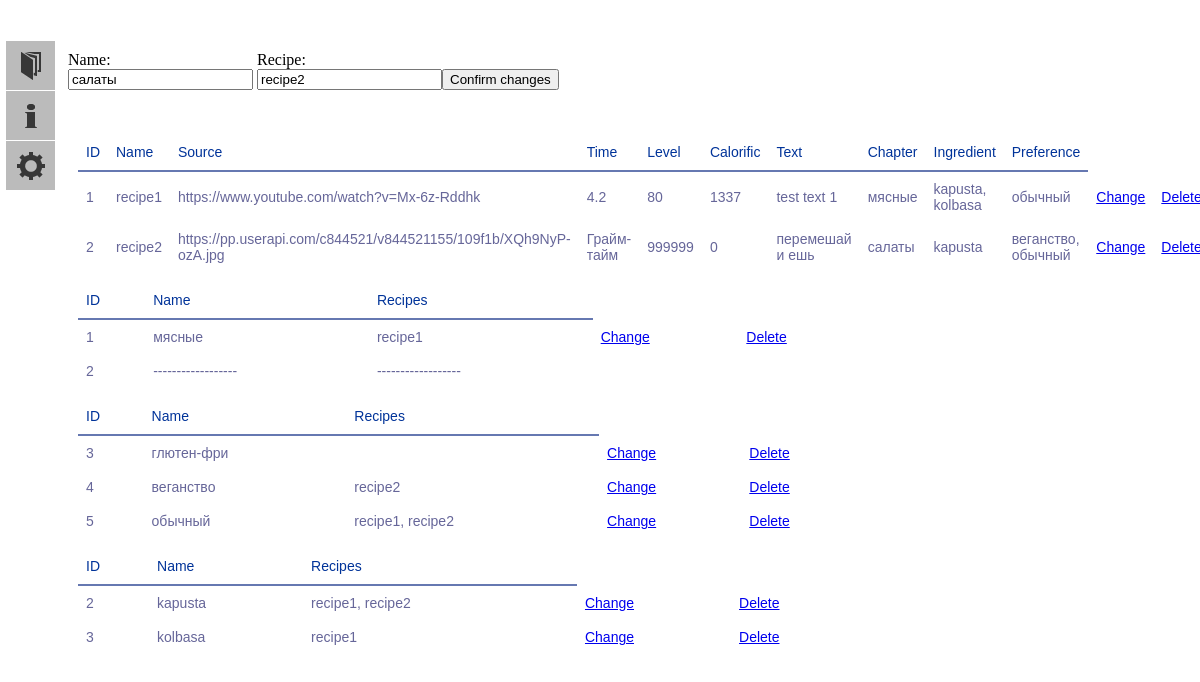
The page /change/chapter/2 on the database its author committed.
### models.py (models this page shows, shortened)
class Chapter(db.Model):
    id = db.Column(db.Integer, primary_key=True)
    name = db.Column(db.TEXT(16), index=True, unique=True)
    recipes = db.relationship("Recipe")
    def get_item(self, i):
        return {
            0: self.id,
            1: self.name,
            2: ", ".join('{}'.format(x.name) for x in self.recipes)
        }[i]
    def __iter__(self):
        return (self.get_item(i) for i in range(0, 3))

class Recipe(db.Model):
    id = db.Column(db.Integer, primary_key=True)
    name = db.Column(db.TEXT(512), index=True)
    source = db.Column(db.TEXT(512))
    time = db.Column(db.String(32))
    level = db.Column(db.INT)
    calorific = db.Column(db.INT)
    text = db.Column(db.TEXT(8192))
    chapter_id = db.Column(db.Integer, db.ForeignKey("chapter.id", ondelete='CASCADE'), index=True)
    rec_ingr = db.relationship("RecipeIngredient", back_populates='recipes', cascade='all')
    rec_pref = db.relationship("RecipePreference", back_populates='recipes', cascade='all')
    def get_item(self, index):
        return {
            0: str(self.id),
            1: str(self.name),
            2: str(self.source),
            3: str(self.time),
            4: str(self.level),
            5: str(self.calorific),
            6: str(self.text),
            7: ', '.join(list('{}'.format(Chapter.query.get(x.id).name)
                              for x in Chapter.query.filter_by(id=self.chapter_id).all())),
            8: ', '.join(list('{}'.format(Ingredient.query.get(x.ingredient_id).name)
                              for x in RecipeIngredient.query.filter_by(recipe_id=self.id).all())),
            9: ', '.join(list('{}'.format(Preference.query.get(x.preference_id).name)
                              for x in RecipePreference.query.filter_by(recipe_id=self.id).all()))
        }[index]
    def __iter__(self):
        return (self.get_item(i) for i in range(0, 10))

class Preference(db.Model):
    id = db.Column(db.Integer, primary_key=True)
    name = db.Column(db.TEXT(16), index=True)
    rec_pref = db.relationship("RecipePreference", back_populates='preferences', cascade='all')
    def get_item(self, i):
        return {
            0: self.id,
            1: self.name,
            2: ', '.join(map(str, list('{}'.format(Recipe.query.get(x.recipe_id).name)
                                       for x in RecipePreference.query.filter_by(preference_id=self.id).all())))
        }[i]
    def __iter__(self):
        return (self.get_item(i) for i in range(0, 3))

class Ingredient(db.Model):
    id = db.Column(db.Integer, primary_key=True)
    name = db.Column(db.TEXT(16), index=True)
    rec_ingr = db.relationship("RecipeIngredient", back_populates='ingredients', cascade='all')
    def get_item(self, i):
        return{
            0: self.id,
            1: self.name,
            2: ', '.join(map(str, list('{}'.format(Recipe.query.get(x.recipe_id).name)
                                       for x in RecipeIngredient.query.filter_by(ingredient_id=self.id).all())))
        }[i]
    def __iter__(self):
        return (self.get_item(i) for i in range(0, 3))

### app.py (the view)
@app.route('/change/<chtype>/<changing>', methods=['GET', 'POST'])
def change(changing, chtype):
    try:
        contents_dict = {
            "chapter": Chapter.query.all(),
            "recipe": Recipe.query.all(),
            "ingredient": Ingredient.query.all(),
            "preference": Preference.query.all()
        }
        form = form_dict[chtype]
        form = form()
        if form.validate_on_submit():
            form.create_instance(_id=changing)
            flash('{} changed successfully'.format(chtype.capitalize()))
            return redirect(url_for('index'))
        for i in range(len(form)):
            form.get_item(i).data = instance_dict[chtype].query.get(int(changing)).get_item(i)
        return render_template("change.html", form=form, index=int(changing), chtype=chtype, contents_dict=contents_dict,
                               statistics_dict=statistics_dict)
    except Exception:
        flash("An Error while Changing")
        return redirect(url_for('index'))

### forms.py (shortened to what this page needs)
class ChapterForm(Finder):
    recipe = StringField('recipe', validators=[Regexp(".*")])

### forms.py (called while the page is built)
    def get_item(self, i):
        return {
            0: self.id,
            1: self.name,
            2: self.recipe
        }[i]

    def __len__(self):
        return 3

### templates/change.html (shortened to what this page needs)
{% extends "base.html" %}
{% block form %}
<form action="" method="post" name="find">
    <div class="change">
    <p class="change">
        Name:<br>
        {{ form.name }}<br>
        <br>
    </p>
    {% if chtype=='recipe' %}
        <p class="change">
            Source:<br>
            {{ form.source }}<br>
            {% for error in form.errors.source %}
                <span class="error">[{{error}}]</span>
            {% endfor %}<br>
        </p>
        <p class="change">
            Time:<br>
            {{ form.time }}<br>
            {% for error in form.errors.time %}
                <span class="error">[{{error}}]</span>
            {% endfor %}<br>
        </p>
        <p class="change">
            Level:<br>
            {{ form.level }}<br>
            {% for error in form.errors.level %}
                <span class="error">[{{error}}]</span>
            {% endfor %}<br>
        </p>
        <p class="change">
            Calorific:<br>
            {{ form.calorific }}<br>
            {% for error in form.errors.calorific %}
                <span class="error">[{{error}}]</span>
            {% endfor %}<br>
        </p>
        <p class="change">
            Chapter:<br>
            {{ form.chapter }}<br>
            {% for error in form.errors.chapter %}
                <span class="error">[{{error}}]</span>
            {% endfor %}<br>
        </p>
        <p class="change">
            Preference:<br>
            {{ form.preferences }}<br>
            {% for error in form.errors.preference %}
                <span class="error">[{{error}}]</span>
            {% endfor %}<br>
        </p>
        <p class="change">
            Ingredients:<br>
            {{ form.ingredients }}<br>
            {% for error in form.errors.ingredients %}
                <span class="error">[{{error}}]</span>
            {% endfor %}<br>
        </p>
        <p class="change">
            Text:<br>
            {{ form.text }}<br>
            {% for error in form.errors.text %}
                <span class="error">[{{error}}]</span>
            {% endfor %}<br>
        </p>
        <p class="change button-recipe">
            <input type="submit" class="" value="Confirm changes">
        </p>
    {% else %}
        <p class="change">
            Recipe:<br>
            {{ form.recipe }}<br>
            <br>
        </p>
        <p class="change button">
            <input type="submit" class="" value="Confirm changes">
        </p>
    {% endif %}
    </div>
</form>
<table class="recipe">
<tr><th>ID</th><th>Name</th><th>Source</th><th>Time</th><th>Level</th><th>Calorific</th><th>Text</th><th>Chapter</th>
    <th>Ingredient</th><th>Preference</th></tr>
{% for recipe in contents_dict["recipe"] %}
    <tr>
        {% if ((chtype == 'recipe') and ( index == recipe.id )) %}
            <td>{{ recipe.id }}</td>
            {% for i in "Refactor" %}
                <td> {{ i }} </td>
            {% endfor %}
        {% else %}
            {% for item in recipe %}
                <td>{{ item }}</td>
            {% endfor %}
            <td class="after-bt"><a href="{{ url_for('change', changing=recipe.id, chtype='recipe') }}">Change</a></td>
            <td class="after-bt"><a href="{{ url_for('delete', deleting=recipe.id, chtype='recipe') }}">Delete</a></td>
        {% endif %}
    </tr>
{% endfor %}
</table>
<table class="chapter">
<tr><th>ID</th><th>Name</th><th>Recipes</th>
{% for chapter in contents_dict["chapter"] %}
    <tr>
        {% if ( (chtype == 'chapter') and (index == chapter.id) ) %}
            <td>{{ chapter.id }}</td>
            <td> ------------------ </td>
            <td> ------------------ </td>
        {% else %}
            {% for item in chapter %}
                <td>{{ item }}</td>
            {% endfor %}
            <td class="after-bt"><a href="{{ url_for('change', changing=chapter.id, chtype='chapter') }}">Change</a></td>
            <td class="after-bt"><a href="{{ url_for('delete', deleting=chapter.id, chtype='chapter') }}">Delete</a></td>
        {% endif %}
    </tr>
{% endfor %}
</table>
<table class="preference">
<tr><th>ID</th><th>Name</th><th>Recipes</th>
{% for preference in contents_dict["preference"] %}
    <tr>
        {% if ((chtype == 'preference') and ( index == preference.id )) %}
            <td>{{ preference.id }}</td>
            <td> ------------------ </td>
            <td> ------------------ </td>
        {% else %}
            {% for item in preference %}
                <td>{{ item }}</td>
            {% endfor %}
            <td class="after-bt"><a href="{{ url_for('change', changing=preference.id, chtype='preference') }}">Change</a></td>
            <td class="after-bt"><a href="{{ url_for('delete', deleting=preference.id, chtype='preference') }}">Delete</a></td>
        {% endif %}
    </tr>
{% endfor %}
</table>
<table class="ingredient">
<tr><th>ID</th><th>Name</th><th>Recipes</th>
{% for ingredient in contents_dict["ingredient"] %}
    <tr>
        {% if ((chtype == 'ingredient') and ( index == ingredient.id )) %}
            <td>{{ ingredient.id }}</td>
            <td> ------------------ </td>
            <td> ------------------ </td>
        {% else %}
            {% for item in ingredient %}
                <td>{{ item }}</td>
            {% endfor %}
            <td class="after-bt"><a href="{{ url_for('change', changing=ingredient.id, chtype='ingredient') }}">Change</a></td>
            <td class="after-bt"><a href="{{ url_for('delete', deleting=ingredient.id, chtype='ingredient') }}">Delete</a></td>
        {% endif %}
    </tr>
{% endfor %}
</table>
{% endblock %}

### static/css/main.css (style rules this page uses)
body { padding-left: 60px; margin-top: 35px; background: -moz-linear-gradient(-45deg, #ddddfb 5%, #fff 95%); height: 100%; }
table { font-family: "Lucida Sans Unicode", "Lucida Grande", Sans-Serif; font-size: 14px; background: white; max-width: 70%; width: 70%; border-collapse: collapse; text-align: left; margin: 10px; }
th { font-weight: normal; color: #039; border-bottom: 2px solid #6678b1; padding: 10px 8px; }
td { color: #669; padding: 9px 8px; transition: .3s linear; }
.change { display: inline-block; }
div.change { position:relative; }
.change.button { padding-top: 18px; position: absolute; }

### rows shown on the page
Chapter: name "салаты", id "2"
Recipe: recipe "1" "4.2" "80" "1337" "kapusta, kolbasa", name "recipe1", source "https://www.youtube.com/watch?v=Mx-6z-Rddhk", text "test text 1"
Chapter: name "мясные", chapter "1"
Preference: name "обычный", preference "5" "recipe1, recipe2"
Recipe: recipe "2" "999999" "0" "веганство, обычный", name "recipe2", source "https://pp.userapi.com/c844521/v844521155/109f1b/XQh9NyP-ozA.jpg", time "Грайм-тайм", text "перемешай и ешь"
Ingredient: name "kapusta", ingredient "2" "recipe1, recipe2"
Preference: preference "3", name "глютен-фри"
Preference: preference "4", name "веганство"
Ingredient: ingredient "3", name "kolbasa"
